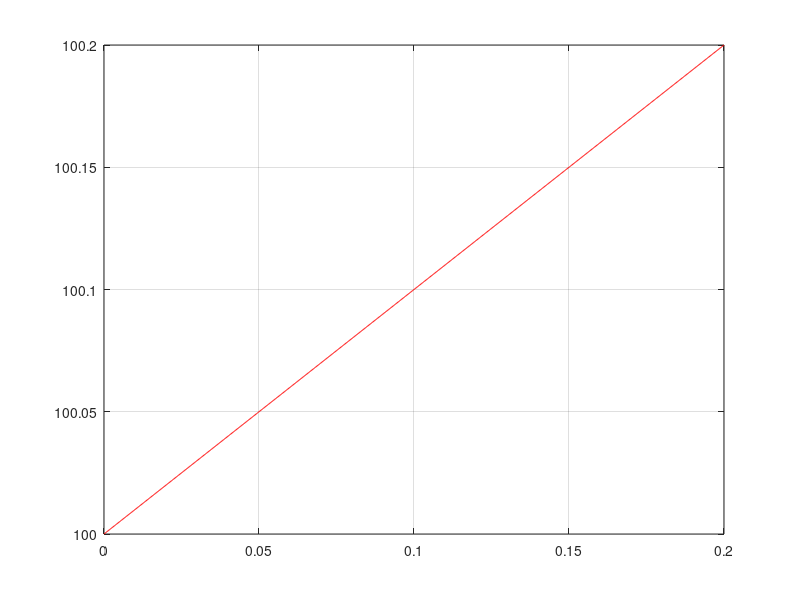

MATLAB code for this plot:
clear all;
global hSector;
global wTimePhA;
global wTimePhB;
global wTimePhC;
global wX;
global wY;
global wZ;
t = 0:0.0002:0.2;
% dq to alpha-beta
speed = 30;  %Hz
Vq = 10000;   %+32767 to -32767
Vd = 0;
Vs = sqrt(Vq*Vq + Vd*Vd);
if Vs>32767
    Vq = Vq * 32767 / Vs;
    Vd = Vd * 32767 / Vs;
end
angle = t*speed*2*pi;
alpha = Vq * cos(angle) + Vd * sin(angle);
beta = -Vq * sin(angle) + Vd * cos(angle);

%alpha-beta to ABC
period = 2400;
hT_Sqrt3 = 2 * period * sqrt(3);
wUAlpha = alpha * hT_Sqrt3;
wUBeta = -beta * 2 * period;

wX = wUBeta;
wY = (wUBeta + wUAlpha)/2;
wZ = (wUBeta - wUAlpha)/2;

if wY < 0
    if wZ < 0
        hSector = 500+t;
        wTimePhA = ((wY - wZ)/262144);  
        wTimePhB = wTimePhA + wZ/131072;
        wTimePhC = wTimePhA - wY/131072;   
    else %/* wZ >= 0 */
        if wX <= 0
            hSector = 400+t;;
            wTimePhA = ((wX - wZ)/262144);       
            wTimePhB = wTimePhA + wZ/131072;
            wTimePhC = wTimePhB - wX/131072;
        else %/* wX > 0 */
            hSector = 300+t;;
            wTimePhA = ((wY - wX)/262144);  
            wTimePhC = wTimePhA - wY/131072;
            wTimePhB = wTimePhC + wX/131072;
        end
    end
else %/* wY > 0 */
    if wZ >= 0
        hSector = 200+t;;
        wTimePhA = ((wY - wZ)/262144);            
        wTimePhB = wTimePhA + wZ/131072;
        wTimePhC = wTimePhA - wY/131072;
    else %/* wZ < 0 */
      if wX <= 0
          hSector = 600+t;;
          wTimePhA = ((wY - wX)/262144);  
          wTimePhC = wTimePhA - wY/131072;
          wTimePhB = wTimePhC + wX/131072;
      else %/* wX > 0 */
          hSector = 100+t;;
          wTimePhA = ((wX - wZ)/262144);       
          wTimePhB = wTimePhA + wZ/131072;
          wTimePhC = wTimePhB - wX/131072;
      end
    end
end
plot(t,hSector,'r')
%plot(t,alpha,'r',t,beta,'g')
%plot(t,wX,'r',t,wY,'g',t,wZ,'b')
%plot(t,wTimePhA,'r',t,wTimePhB,'g',t,wTimePhC,'b')
grid